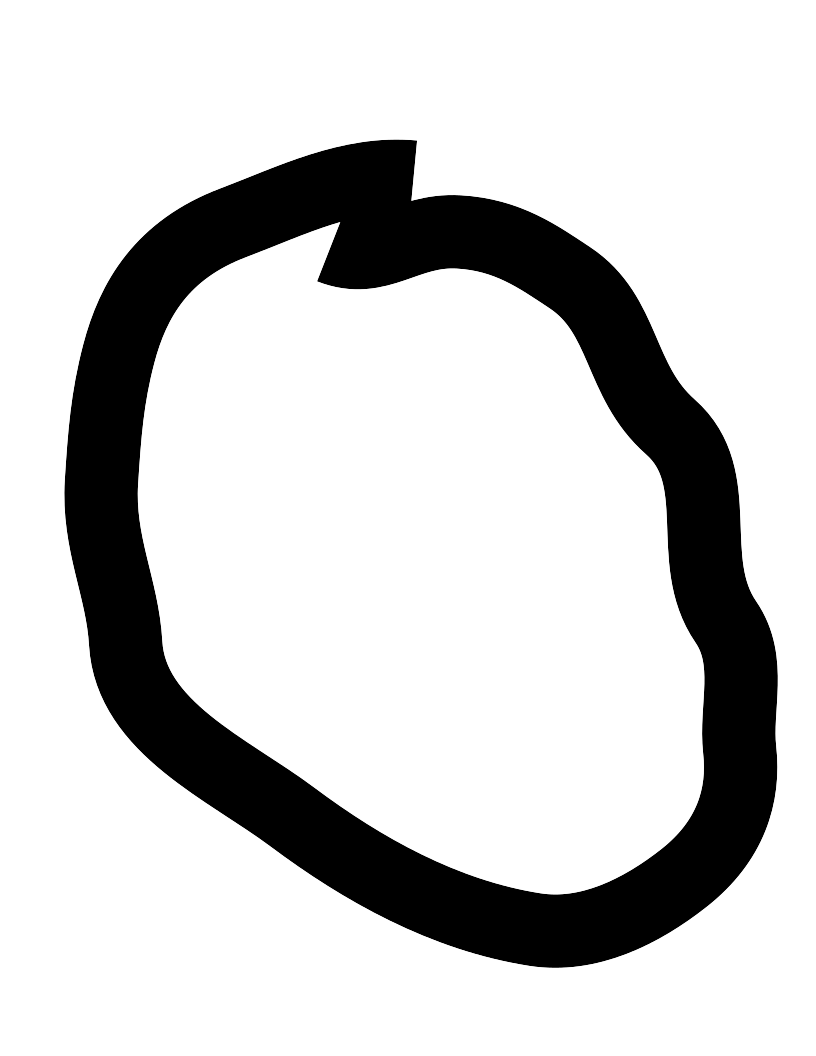
#> input picture sw_model/update/keras_sequential_model/immagini_test/test_LeNet5_0.png, 816 x 1056 px
$ python -i dataset.py   (imports and definitions only)   (older library calls are emulated)
#> lines starting #> are read from the running program, lines starting #| are printed output that depends on the picture
# -*- coding: utf-8 -*-
"""
Created on Tue May 21 23:18:51 2019

@author: Matteo Risso, Alessandro Romeo, Antonio Simone
"""

from keras import datasets
from keras.utils import np_utils, normalize
import numpy as np
from PIL import Image, ImageFilter # pillow

class mnist():

    # [38 lines left out: functions __init__, preprocess_input, not called in this run]


class png2mnist():

    def __init__(self):
        pass

    # This function returns the pixel values. The input is a png file location.
    def process(self,argv):

#> called with argv = 'immagini_test/test_LeNet5_0.png'
        self.im          = Image.open(argv).convert('L')
        self.width       = float(self.im.size[0])
#> self.width = 816
        self.height      = float(self.im.size[1])
#> self.height = 1056

        # creates white canvas of 28x28 pixels
        self.newImage = Image.new('L', (28, 28), (255))
#> self.newImage: PIL image 28x28 L; every value is 255

        # check which dimension is bigger
        if self.width > self.height:
            # resize height according to ratio width
            self.nheight = int(round((20.0 / self.width * self.height), 0))

            # rare case but minimum is 1 pixel
            if self.nheight == 0:
                self.nheight = 1
            # resize and sharpen
            self.img = self.im.resize((20, self.nheight), \
                            Image.ANTIALIAS).filter(ImageFilter.SHARPEN)
            # calculate horizontal position
            self.wtop = int(round(((28 - self.nheight) / 2), 0))
            # paste resized image on white canvas
            self.newImage.paste(self.img, (4, self.wtop))

        else:
            # resize width according to ratio height
            self.nwidth = int(round((20.0 / self.height * self.width), 0))
#> self.nwidth = 15
            # rare case but minimum is 1 pixel
            if self.nwidth == 0:
                self.nwidth = 1
            # resize and sharpen
            self.img    = self.im.resize((self.nwidth, 20), \
                                         Image.ANTIALIAS).filter(ImageFilter.SHARPEN)
            # caculate vertical pozition
            self.wleft  = int(round(((28 - self.nwidth) / 2), 0))
#> self.wleft = 6
            # paste resized image on white canvas
            self.newImage.paste(self.img, (self.wleft, 4))
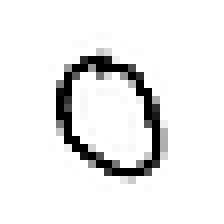
#> self.newImage: PIL image 28x28 L (shown 8 times larger); min 0, max 255, mean 234.9

        # get pixel values
        self.tv     = list(self.newImage.getdata())
#> self.tv = 784 values, max 255 at index 0, min 0 at index 207, mean 234.9

        # normalize pixels to 0 and 1. 0 is pure white, 1 is pure black.
        self.tva    = [(255 - x) * 1.0 / 255.0 for x in self.tv]
#> self.tva = 784 values, max 1 at index 207, min 0 at index 0, mean 0.0788

        return self.tva


    # [15 lines left out: function getimg, not called in this run]


>>> result = png2mnist().process('immagini_test/test_LeNet5_0.png')
#> result has the same summary as self.tva in process

$ run again, on sw_model/update/keras_sequential_model/immagini_test/test_LeNet5_1.png
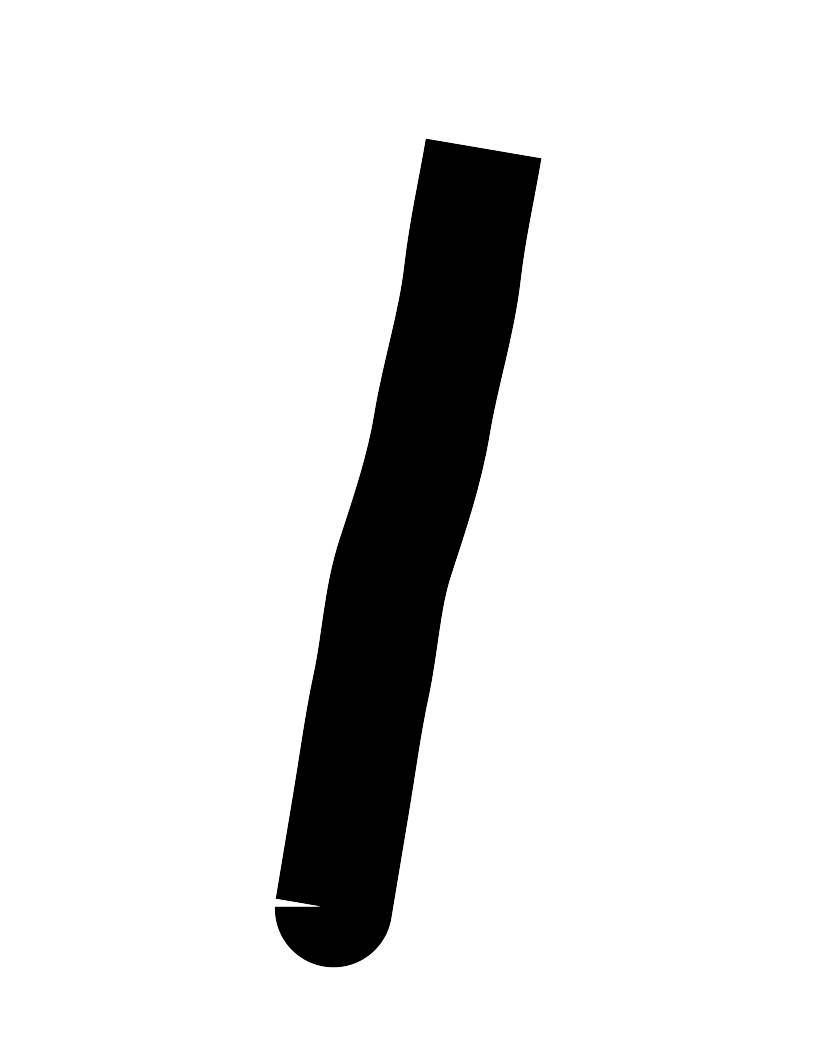
#> input picture sw_model/update/keras_sequential_model/immagini_test/test_LeNet5_1.png, 816 x 1056 px
#> in process, `self.newImage.paste(self.img, (self.wleft, 4))`:
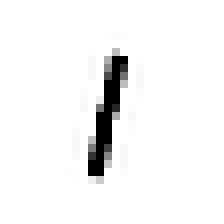
#> self.newImage: PIL image 28x28 L (shown 8 times larger); min 0, max 255, mean 243.9
#> self.tv = 784 values, max 255 at index 0, min 0 at index 210, mean 243.9
#> self.tva = 784 values, max 1 at index 210, min 0 at index 0, mean 0.0434
#> result has the same summary as self.tva in process

$ run again, on sw_model/update/keras_sequential_model/immagini_test/test_LeNet5_2.png
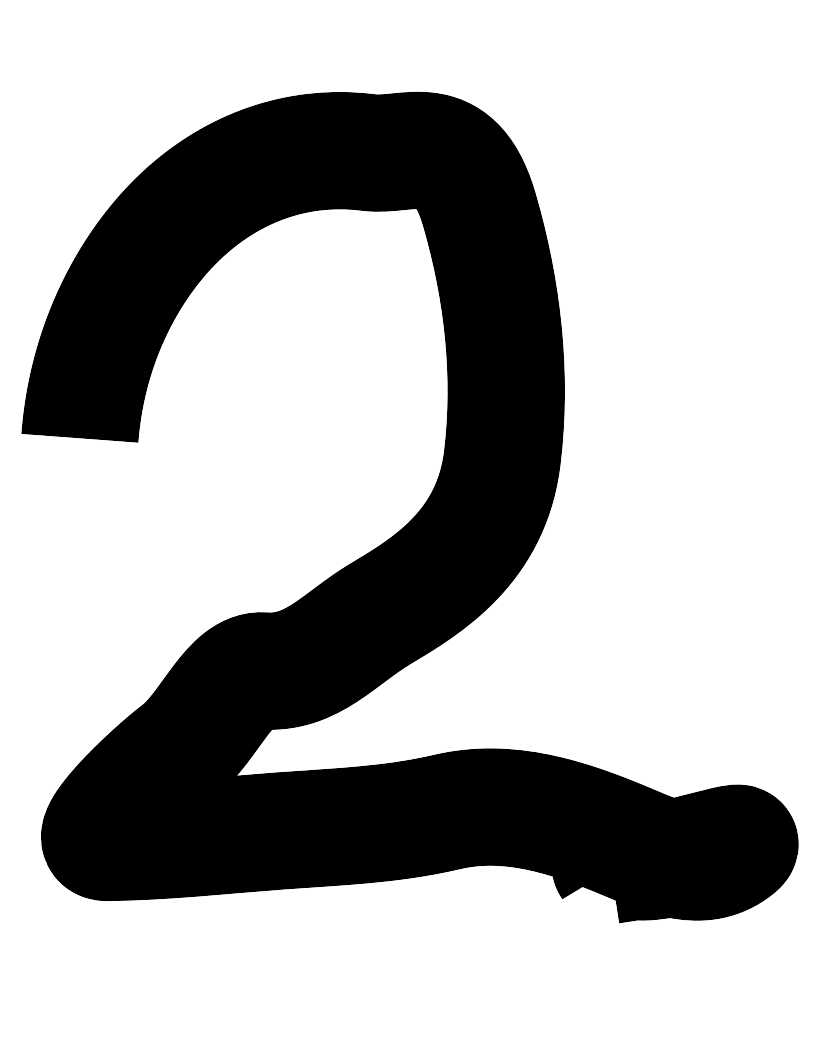
#> input picture sw_model/update/keras_sequential_model/immagini_test/test_LeNet5_2.png, 816 x 1056 px
#> in process, `self.newImage.paste(self.img, (self.wleft, 4))`:
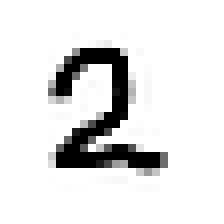
#> self.newImage: PIL image 28x28 L (shown 8 times larger); min 0, max 255, mean 226.9
#> self.tv = 784 values, max 255 at index 0, min 0 at index 178, mean 226.9
#> self.tva = 784 values, max 1 at index 178, min 0 at index 0, mean 0.11
#> result has the same summary as self.tva in process

$ run again, on sw_model/update/keras_sequential_model/immagini_test/test_LeNet5_3.png
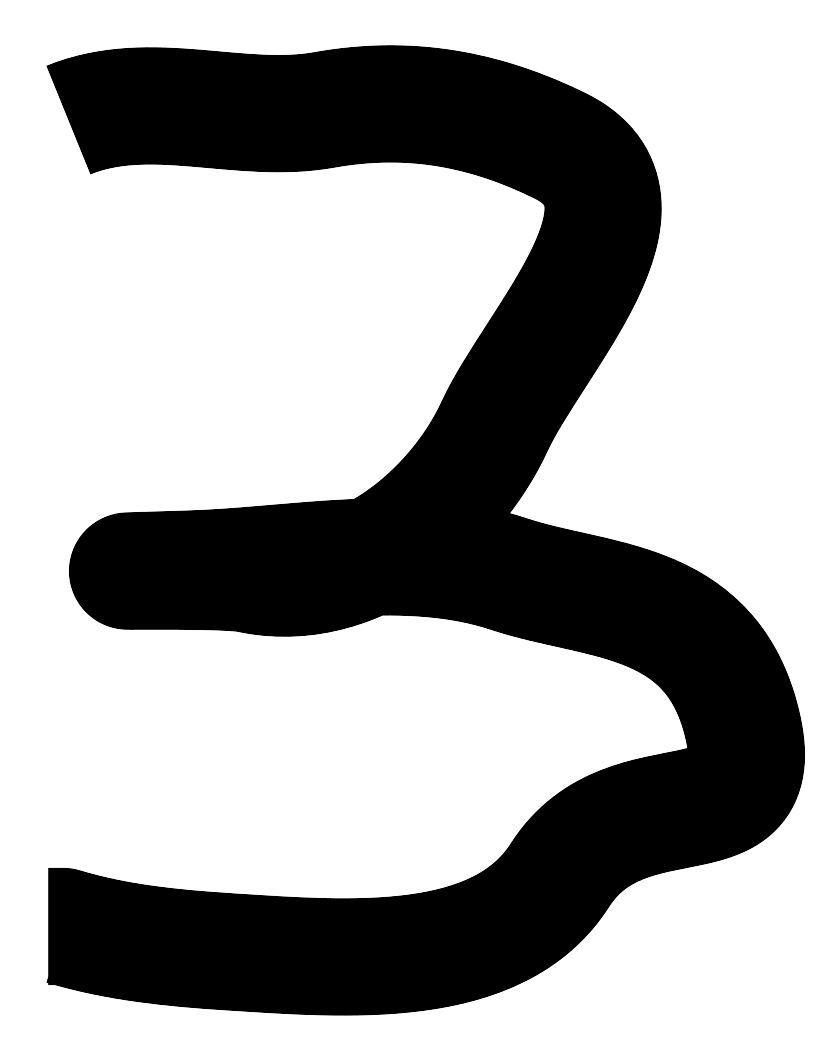
#> input picture sw_model/update/keras_sequential_model/immagini_test/test_LeNet5_3.png, 816 x 1056 px
#> in process, `self.newImage.paste(self.img, (self.wleft, 4))`:
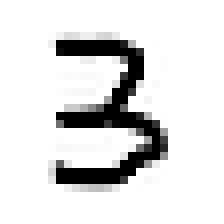
#> self.newImage: PIL image 28x28 L (shown 8 times larger); min 0, max 255, mean 221.9
#> self.tv = 784 values, max 255 at index 0, min 0 at index 147, mean 221.9
#> self.tva = 784 values, max 1 at index 147, min 0 at index 0, mean 0.13
#> result has the same summary as self.tva in process
